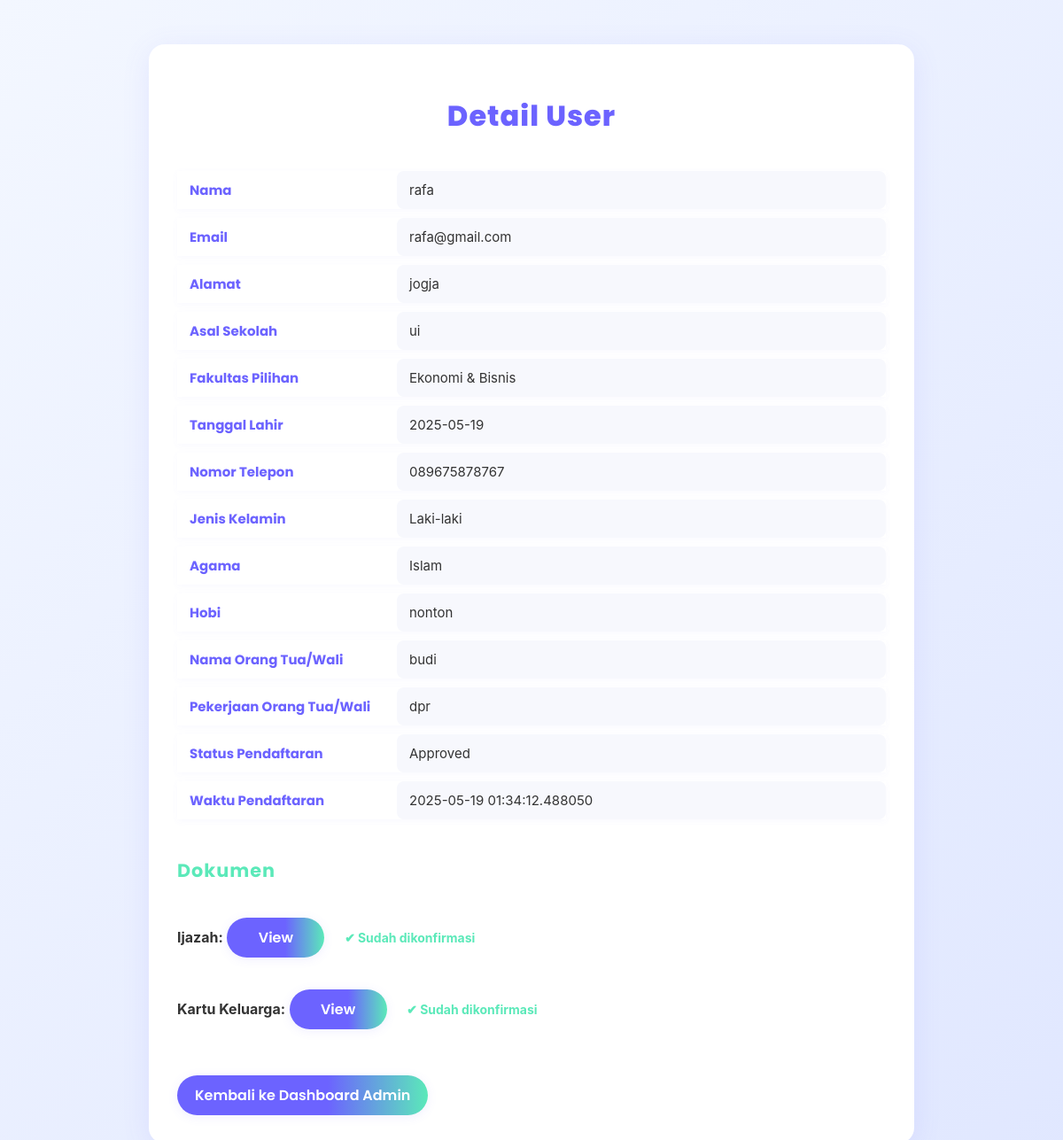
The page /user_detail/8 on the database its author committed.
### models.py (models this page shows)
class User(db.Model):
    id = db.Column(db.Integer, primary_key=True)
    name = db.Column(db.String(100), nullable=False)
    email = db.Column(db.String(100), unique=True, nullable=False)
    password = db.Column(db.String(100), nullable=False)
    address = db.Column(db.String(200))
    school = db.Column(db.String(100))
    birth_date = db.Column(db.Date)
    phone = db.Column(db.String(15))
    gender = db.Column(db.String(10))
    hobby = db.Column(db.String(100))
    parent_name = db.Column(db.String(100))
    parent_job = db.Column(db.String(100))
    ijazah = db.Column(db.String(200))  # Link ke file ijazah
    kk = db.Column(db.String(200))  # Link ke file kartu keluarga
    ijazah_confirmed = db.Column(db.Boolean, default=False)  # Status konfirmasi ijazah
    kk_confirmed = db.Column(db.Boolean, default=False)  # Status konfirmasi KK
    status = db.Column(db.String(20), default='Pending')  # Pending, Approved, Rejected
    created_at = db.Column(db.DateTime, default=datetime.utcnow)  # Waktu pendaftaran
    payment_status = db.Column(db.String(20), default='Pending')  # Pending, Approved, Rejected
    payment_proof = db.Column(db.String(200))  # Path ke file bukti pembayaran
    is_action_taken = db.Column(db.Boolean, default=False)  # True jika admin sudah mengambil tindakan
    is_payment_action_taken = db.Column(db.Boolean, default=False)  # True jika admin sudah mengambil tindakan pada pembayaran
    faculty = db.Column(db.String(100))  # Fakultas pilihan user
    religion = db.Column(db.String(30))  # Tambahkan ini

### app.py (the view)
@app.route('/user_detail/<int:user_id>')
def user_detail(user_id):
    user = User.query.get(user_id)
    if not user:
        flash('User tidak ditemukan.')
        return redirect(url_for('dashboard_admin'))
    return render_template('user_detail.html', user=user)

### templates/user_detail.html (shortened to what this page needs)
<!DOCTYPE html>
<html>
<head>
    <link rel="stylesheet" type="text/css" href="{{ url_for('static', filename='css/detail.css') }}">
</head>
<body>
    <div class="container">
        <h1>Detail User</h1>
        <table class="user-detail-table">
            <tr>
                <th>Nama</th>
                <td>{{ user.name }}</td>
            </tr>
            <tr>
                <th>Email</th>
                <td>{{ user.email }}</td>
            </tr>
            <tr>
                <th>Alamat</th>
                <td>{{ user.address or 'Belum diisi' }}</td>
            </tr>
            <tr>
                <th>Asal Sekolah</th>
                <td>{{ user.school or 'Belum diisi' }}</td>
            </tr>
            <tr>
                <th>Fakultas Pilihan</th>
                <td>{{ user.faculty or 'Belum dipilih' }}</td>
            </tr>
            <tr>
                <th>Tanggal Lahir</th>
                <td>{{ user.birth_date or 'Belum diisi' }}</td>
            </tr>
            <tr>
                <th>Nomor Telepon</th>
                <td>{{ user.phone or 'Belum diisi' }}</td>
            </tr>
            <tr>
                <th>Jenis Kelamin</th>
                <td>{{ user.gender or 'Belum diisi' }}</td>
            </tr>
            <tr>
                <th>Agama</th>
                <td>{{ user.religion or 'Belum diisi' }}</td>
            </tr>
            <tr>
                <th>Hobi</th>
                <td>{{ user.hobby or 'Belum diisi' }}</td>
            </tr>
            <tr>
                <th>Nama Orang Tua/Wali</th>
                <td>{{ user.parent_name or 'Belum diisi' }}</td>
            </tr>
            <tr>
                <th>Pekerjaan Orang Tua/Wali</th>
                <td>{{ user.parent_job or 'Belum diisi' }}</td>
            </tr>
            <tr>
                <th>Status Pendaftaran</th>
                <td>{{ user.status }}</td>
            </tr>
            <tr>
                <th>Waktu Pendaftaran</th>
                <td>{{ user.created_at }}</td>
            </tr>
        </table>
        <div class="document-section">
            <div class="section-title">Dokumen</div>
            <p><strong>Ijazah:</strong>
                {% if user.ijazah %}
                    <button onclick="viewDocument(['{{ url_for('static', filename=user.ijazah) }}'])" class="btn btn-blue">View</button>
                    {% if not user.ijazah_confirmed %}
                        <form method="POST" action="{{ url_for('confirm_documents', user_id=user.id) }}" style="display: inline;">
                            <button type="submit" name="document" value="ijazah" class="btn btn-green">Konfirmasi Ijazah</button>
                        </form>
                    {% else %}
                        <span class="status complete">✔ Sudah dikonfirmasi</span>
                    {% endif %}
                {% else %}
                    Belum diunggah
                {% endif %}
            </p>
            <p><strong>Kartu Keluarga:</strong>
                {% if user.kk %}
                    <button onclick="viewDocument(['{{ url_for('static', filename=user.kk) }}'])" class="btn btn-blue">View</button>
                    {% if not user.kk_confirmed %}
                        <form method="POST" action="{{ url_for('confirm_documents', user_id=user.id) }}" style="display: inline;">
                            <button type="submit" name="document" value="kk" class="btn btn-green">Konfirmasi KK</button>
                        </form>
                    {% else %}
                        <span class="status complete">✔ Sudah dikonfirmasi</span>
                    {% endif %}
                {% else %}
                    Belum diunggah
                {% endif %}
            </p>
        </div>
        <a href="{{ url_for('dashboard_admin') }}" class="btn btn-blue">Kembali ke Dashboard Admin</a>
    </div>
</body>
</html>

### static/css/detail.css (style rules this page uses)
body { margin: 0; font-family: 'Inter', sans-serif; background: linear-gradient(135deg, #f3f7ff 0%, #e0e7ff 100%); color: #333; }
.container { max-width: 800px; margin: 50px auto; background: #fff; padding: 36px 32px 32px 32px; border-radius: 18px; box-shadow: 0 6px 32px rgba(108,99,255,0.10); }
.container h1 { font-size: 2rem; color: #6c63ff; margin-bottom: 28px; text-align: center; font-family: 'Poppins', 'Inter', Arial, sans-serif; font-weight: 800; letter-spacing: 1px; }
.section-title { font-size: 1.3rem; color: #5be9b9; margin: 32px 0 18px 0; font-family: 'Poppins', 'Inter', Arial, sans-serif; font-weight: 700; letter-spacing: 1px; }
.user-detail-table { width: 100%; border-collapse: separate; border-spacing: 0 10px; margin-bottom: 32px; }
.user-detail-table th, .user-detail-table td { padding: 10px 14px; font-size: 15px; }
.user-detail-table th { text-align: left; color: #6c63ff; font-weight: 700; width: 220px; font-family: 'Poppins', 'Inter', Arial, sans-serif; background: none; }
.user-detail-table td { background: #f7f8fd; border-radius: 8px; color: #333; font-family: 'Inter', Arial, sans-serif; }
.user-detail-table tr { box-shadow: 0 2px 8px #6c63ff0a; }
.btn { display: inline-block; padding: 10px 20px; background: linear-gradient(90deg, #6c63ff 60%, #5be9b9 100%); color: #fff; text-decoration: none; border-radius: 30px; font-size: 16px; margin-top: 20px; margin-right: 8px; transition: background 0.2s, color 0.2s, box-shadow 0.2s; font-family: 'Poppins', 'Inter', Arial, sans-serif; font-weight: 600; box-shadow: 0 2px 12px rgba(108,99,255,0.10); border: none; cursor: pointer; min-width: 110px; }
.status { font-size: 14px; font-weight: bold; margin-left: 10px; }
.status.complete { color: #5be9b9; }

### templates/user_detail.html (style rules this page uses)
.user-detail-table { width: 100%; border-collapse: separate; border-spacing: 0 10px; margin-bottom: 32px; }
.user-detail-table th, .user-detail-table td { padding: 10px 14px; font-size: 15px; }
.user-detail-table th { text-align: left; color: #6c63ff; font-weight: 700; width: 220px; font-family: 'Poppins', 'Inter', Arial, sans-serif; background: none; }
.user-detail-table td { background: #f7f8fd; border-radius: 8px; color: #333; font-family: 'Inter', Arial, sans-serif; }
.user-detail-table tr { box-shadow: 0 2px 8px #6c63ff0a; }
.section-title { font-size: 1.3rem; color: #5be9b9; margin: 32px 0 18px 0; font-family: 'Poppins', 'Inter', Arial, sans-serif; font-weight: 700; letter-spacing: 1px; }
.document-section { margin-bottom: 32px; }
.btn { min-width: 110px; }

### rows shown on the page
User: name "rafa", email "rafa@gmail.com", address "jogja", school "ui", faculty "Ekonomi & Bisnis", birth_date "2025-05-19", phone "089675878767", gender "Laki-laki", religion "Islam", hobby "nonton", parent_name "budi", parent_job "dpr", status "Approved", created_at "2025-05-19 01:34:12.488050"
